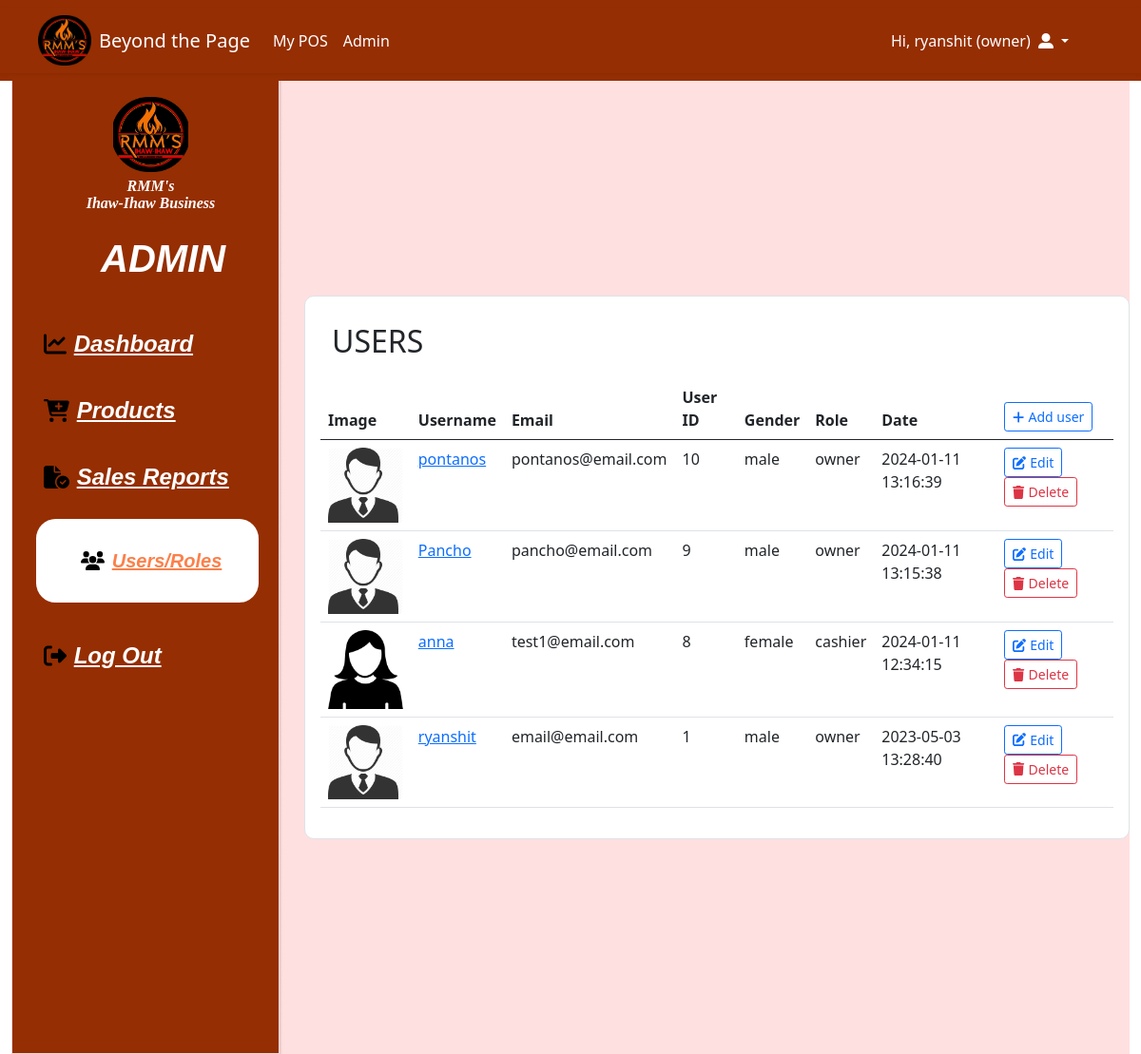
The app's page /index.php?page=admin&tab=users (signed in) with its own data.
### tables this page shows
CREATE TABLE `users` (
  `id` int(11) NOT NULL,
  `username` varchar(30) NOT NULL,
  `email` varchar(100) NOT NULL,
  `password` varchar(255) NOT NULL,
  `date` datetime NOT NULL,
  `image` varchar(500) NOT NULL,
  `role` varchar(60) NOT NULL,
  `gender` varchar(6) NOT NULL DEFAULT 'male',
  `remove_user` tinyint(1) NOT NULL DEFAULT 1
);

### app/core/init.php (called while the page is built, shortened)
<?php
require "../app/core/functions.php";
require "../app/core/database.php";
function myfunction($classname)
{
	$filename = "../app/models/".ucfirst($classname) . ".php";
}

### app/models/Auth.php (called while the page is built, shortened)
<?php
class Auth
{
	public static function get($column)
	{
	    if(!empty($_SESSION['USER'][$column])){
	        return $_SESSION['USER'][$column];
	    }
	    return "Unknown";
	}
	public static function logged_in()
	{
		if(!empty($_SESSION['USER'])){
			$db = new Database();
			if($db->query("select * from users where email = :email limit 1", ['email'=>$_SESSION['USER']['email']]))
			{
				return true;
			}
	    }
	    return false;
	}
	public static function access($role)
	{
		$access['admin'] 	= ['admin'];
		$access['owner'] 	= ['owner','admin'];
		$access['user'] 	= ['owner','admin','user'];
		$access['cashier']	= ['owner','admin','cashier'];
		$myrole = self::get('role');
		If(in_array($myrole, $access[$role]))
		{
			return true;
		}
		return false;
	}
}

### app/core/database.php (called while the page is built)
<?php
class Database
{
	protected function db_connect(){
	    $DBHOST = "localhost";
	    $DBNAME = "db_btp";
	    $DBUSER = "root";
	    $DBPASS = "";
	    $DBDDRIVER = "mysql";
	    try{
	        $con = new PDO("$DBDDRIVER:host=$DBHOST;dbname=$DBNAME",$DBUSER,$DBPASS);
	    }catch(PDOException $e){
	        echo $e->getMessage();
	    }
	    return $con;
	}
	public function query($query,$data = array())
	{
		$con = $this->db_connect();
		$smt = $con->prepare($query);
		$check = $smt->execute($data);
		if($check)
		{
			$result = $smt->fetchAll(PDO::FETCH_ASSOC);
			if(is_array($result) && count($result) > 0){
				return $result;
			}
		}
		return false;
	}
}

### app/core/functions.php (called while the page is built, shortened)
<?php
function esc($str)
{
    return htmlspecialchars($str);
}
function auth($column)
{
    if(!empty($_SESSION['USER'][$column])){
        return $_SESSION['USER'][$column];
    }
    return "Unknown";
}
function crop($filename,$size = 400,$type = 'product')
{
    $ext = strtolower(pathinfo($filename,PATHINFO_EXTENSION));
    $cropped_file = preg_replace("/\.$ext$/", "_cropped.".$ext, $filename);
    if(!file_exists($filename))
    {
        if($type == "male"){
            return 'assets/img/male-icon.jpg';
        }else
        if($type == "female"){
            return 'assets/img/female-user-icon.png';
        }else{
            return 'assets/img/no_image.jpg';
        }
    }
    return $cropped_file;
}

### app/views/admin/users.view.php (the view, shortened to what this page needs)
<div style="background-color: white;">
	<div class="table-responsive">
		<table class="table table-hover">
			<thead>
				<tr>
					<th>Image</th>
					<th>Username</th>
					<th>Email</th>
					<th>User ID</th>
					<th>Gender</th>
					<th>Role</th>
					<th>Date</th>
					<th>
						<a href="index.php?page=signup">
							<button type="button" class="btn btn-outline-primary btn-sm">
								<i class="fa-solid fa-plus me-1"></i>Add user
							</button>
						</a>
					</th>
				</tr>
			</thead>
			<tbody>
				<?php if (!empty($users)): ?>
					<?php foreach ($users as $user): ?>
						<tr>
							<td>
								<a href="index.php?page=profile&id=<?=$user['id']?>">
									<img src="<?=crop($user['image'], 400, $user['gender'])?>" style="width: 100%; max-width: 100px;">
								</a>
							</td>
							<td>
								<a href="index.php?page=profile&id=<?=$user['id']?>">
									<?=esc($user['username'])?>
								</a>
							</td>
							<td><?=esc($user['email'])?></td>
							<td><?=esc($user['id'])?></td>
							<td><?=esc($user['gender'])?></td>
							<td><?=esc($user['role'])?></td>
							<td><?=esc($user['date'])?></td>
							<td>
								<a href="index.php?page=user-edit&id=<?=$user['id']?>">
									<button class="btn btn-outline-primary btn-sm">
										<i class="fa-solid fa-pen-to-square me-1"></i>Edit
									</button>
								</a>
								<a href="index.php?page=user-delete&id=<?=$user['id']?>">
									<button class="btn btn-outline-danger btn-sm">
										<i class="fa-solid fa-trash me-1"></i>Delete
									</button>
								</a>
							</td>
						</tr>
					<?php endforeach; ?>
				<?php endif; ?>
			</tbody>
		</table>
	</div>
</div>

### public/index.php (shortened to what this page needs)
<?php
require "../app/core/init.php";
$controller = $_GET['page'] ?? "home";
$controller = strtolower($controller);
if(file_exists("../app/code/" .$controller . ".php"))
{
    require "../app/code/" .$controller . ".php";
}else{
    echo "controller not found";
}

### app/code/admin.php (shortened to what this page needs)
<?php
$tab = $_GET['tab'] ?? 'dashboard';
if ($tab == "products")
{
	$productClass = new Product();
	$products = $productClass->query("select * from products order by id desc");
}else
if ($tab == "users")
{
	$limit = 5;
	$pager = new Pager($limit);
	$offset = $pager->offset;
	$userClass = new User();
	$users = $userClass->query("select * from users order by id desc limit $limit offset $offset");
}
if(Auth::access('owner')){
	require viewpath('admin/admin');
}
else{
	Auth::set_message("You don't have access to ADMIN PAGE!!");
	require viewpath('auth/security');
}

### app/views/partials/head.view.php (shortened to what this page needs)
<!DOCTYPE html>
<html>
<head>
    <link href="https://cdn.jsdelivr.net/npm/bootstrap@5.0.0/dist/css/bootstrap.min.css" rel="stylesheet" >
    <link rel="stylesheet" href="https://cdn.jsdelivr.net/npm/bootstrap-icons@1.10.4/font/bootstrap-icons.css">
    <link rel="stylesheet" type="text/css" href="assets/css/all.css">
    <link rel="stylesheet" type="text/css" href="assets/css/solid.css">
    <link rel="stylesheet" type="text/css" href="assets/css/main.css">
    <link rel="stylesheet" type="text/css" href="assets/css/admin.css">
    <link rel="stylesheet" type="text/css" href="assets/css/login.css">
    <link href="assets/css/modals.css" rel="stylesheet">
</head>
<body>
    <?php
        $no_nav[] = "login";
        $no_nav[] = "product-add";
        $no_nav[] = "product-edit";
    ?>
   <?php if(!in_array($controller, $no_nav)):?>
        <?php require viewpath('partials/nav');?>
    <?php endif;?>
    <div class="container-fluid" style="min-width: 350px;">

### app/views/partials/nav.view.php (shortened to what this page needs)
<nav class="navbar navbar-expand-lg" style="min-inline-size:350px; background-color: #952E02; ">
    <div class="container-fluid shadow-sm">
        <img src="assets/img/finjnal_1.png" height="60px" width="60x" class="ps-1 ms-4 my-2 img-fluid">
        <a class="navbar-brand ms-2" href="index.php?page=home" style="color: white;" ><?=APP_NAME?></a>
        <div class="collapse navbar-collapse" id="navbarSupportedContent">
            <ul class="navbar-nav me-auto mb-2 mb-lg-0">
                <?php if (Auth::access('cashier')): ?>
                    <li class="nav-item">
                        <a class="nav-link active" aria-current="page" href="index.php?page=home" style="color: white;">My POS</a>
                    </li>
                <?php endif;?>
                <?php if (Auth::access('owner')): ?>
                    <li class="nav-item">
                        <a class="nav-link" href="index.php?page=admin" style="color: white;">Admin</a>
                    </li>
                <?php endif;?>
            </ul>
           <?php if (!Auth::logged_in()): ?>
    <ul class="navbar-nav me-5 pe-2">
        <li class="nav-item">
            <a class="nav-link" href="index.php?page=login">Login</a>
        </li>
    </ul>
<?php else: ?>
                <ul class="navbar-nav me-5 pe-2">
                    <li class="nav-item dropdown">
                        <a class="nav-link dropdown-toggle" href="#" role="button" data-bs-toggle="dropdown" aria-expanded="false" style="color: white;">
                            Hi, <?=auth('username')?> (<?=AUTH::get('role')?>)<i class="fa fa-user-alt ms-2"></i>
                        </a>
                    </li>
                </ul>
            <?php endif;?>
        </div>
    </div>
</nav>

### app/views/admin/admin.view.php (shortened to what this page needs)
<?php require viewpath('partials/head');?>
<div class="dash">
  <div class="overlap-g">
    <div class="finjnal_1"></div>
    <div class="business">RMM's <br/> Ihaw-Ihaw Business</div>
    <h1 class="title">ADMIN</h1>
    <div class="menu">
      <a href="index.php?page=admin&tab=dashboard" class="menu-item <?=!$tab || $tab == 'dashboard'?'highlight':''?>"><i class="fa-solid fa-chart-line ms-2 me-2" style="color: #000000;"></i>Dashboard</a>
      <a href="index.php?page=admin&tab=products" class="menu-item <?=$tab=='products'?'highlight':''?>"><i class="fa-solid fa-cart-plus ms-2 me-2" style="color: #000000;"></i>Products</a>
      <a href="index.php?page=admin&tab=sales" class="menu-item <?=$tab=='sales'?'highlight':''?>"><i class="fa-solid fa-file-circle-check ms-2 me-2" style="color: #000000;"></i>Sales Reports</a>
      <a href="index.php?page=admin&tab=users" class="menu-item <?=$tab=='users'?'highlight':''?>"><i class="fa-solid fa-users me-2 ms-2" style="color: #000000;"></i>Users/Roles</a>
      <a href="index.php?page=logout" class="menu-item"><i class="fa-solid fa-right-from-bracket ms-2 me-2" style="color: #000000;"></i>Log Out</a>
    </div>
  </div>
  <div class="border col p-3" style="border-radius: 10px; background-color: white;">
    <h2 style="border: 2px solid white; padding: 10px; display: inline-block; background-color: white; border-radius: 10px;"><?=strtoupper($tab)?></h2>
    <?php
        switch ($tab) {
            case 'users':
                require viewpath('admin/users');
                break;
        }
    ?>
  </div>
</div>
<?php require viewpath('partials/foot'); ?>

### app/views/partials/foot.view.php (shortened to what this page needs)
</div>
</body>
</html>

### public/assets/css/solid.css (style rules this page uses)
:root, :host { --fa-style-family-classic: 'Font Awesome 6 Free'; --fa-font-solid: normal 900 1em/1 'Font Awesome 6 Free'; }

### public/assets/css/main.css (style rules this page uses)
body a { text-decoration-style: none; }

### public/assets/css/admin.css (style rules this page uses)
.dash { align-items: center; background-color: #ffe0e0; border: 1px none; display: flex; flex-wrap: wrap; gap: 22px; justify-content: center; max-width: 100%; }
.overlap-g { align-items: center; background-image: url("../img/rectangle-1.png"); background-size: 100% 100%; display: flex; flex-direction: column; min-height: 1024px; padding: 17px 25px; width: 286px; }
.finjnal_1 { background-image: url("../img/finjnal_1.png"); background-position: 50% 50%; background-size: cover; height: 79px; margin-left: 7px; width: 79px; }
.business { color: white; font-family: 'Times New Roman', Times, serif; font-size: medium; font-style: italic; font-weight: 900; letter-spacing: 0; line-height: normal; margin-left: 7px; margin-top: 6px; min-height: 48px; min-width: 207px; text-align: center; }
.title { color: white; font-family: Verdana, Geneva, Tahoma, sans-serif; font-size: 40px; font-style: italic; font-weight: 900; letter-spacing: 0; line-height: normal; margin-left: 41px; margin-top: 15px; min-height: 48px; min-width: 139px; white-space: nowrap; }
.menu-item { align-items: center; display: flex; height: 29px; margin-right: 12; margin-top: 41px; min-width: 110px; cursor: pointer; letter-spacing: 0; line-height: normal; min-height: 29px; color: white; font-family: Arial, Helvetica, sans-serif; font-size: 24px; font-weight: 900; font-style: italic; }
.menu-item.highlight { font-weight: bold; cursor: pointer; color: #fc804a; font-size: 20px; min-height: 29px; position: relative; align-items: center; background-color: white; border-radius: 20.5px; display: flex; height: 88px; margin-top: 30px; min-width: 218px; padding: 27px 39px; }

### records on screen
users: image+gender (picture), username "pontanos", email "pontanos@email.com", id "10", gender "male", role "owner", date "2024-01-11 13:16:39"
users: image+gender (picture), username "Pancho", email "pancho@email.com", id "9", gender "male", role "owner", date "2024-01-11 13:15:38"
users: image+gender (picture), username "anna", email "test1@email.com", id "8", gender "female", role "cashier", date "2024-01-11 12:34:15"
users: image+gender (picture), username "ryanshit", email "email@email.com", id "1", gender "male", role "owner", date "2023-05-03 13:28:40"

### other values on screen
APP_NAME "Beyond the Page"
auth('username') "ryanshit"
AUTH::get('role') "owner"
$tab "USERS"
